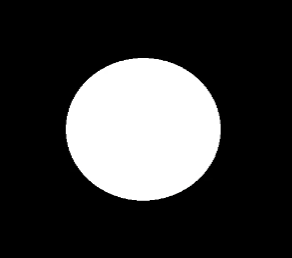
#> input picture opencv代码配套图像/5.png, 292 x 258 px, found by its file name
$ python 'Sobel算子(计算梯度).py'   (older library calls are emulated)
#> lines starting #> are read from the running program, lines starting #| are printed output that depends on the picture; after the words box and inside, x2 and y2 are one past the last pixel; in counts of white or black regions, pixels touching at a corner belong together
import numpy as np
import cv2
import matplotlib.pyplot as plt

def cv_show(name , img):
    cv2.imshow(name , img)
    cv2.waitKey(0)
    cv2.destroyAllWindows()

# 其中sobel算子中重要的就是两个量Gx和Gy，这两个量的计算公式如图片所示
# Gx是相当于水平的梯度，Gy是相当于垂直的梯度，Gx是看当前像素点的左右两个点的差值，Gy是看当前像素点的上下两个点的差值
# img = cv2.imread('example1.png' , cv2.IMREAD_UNCHANGED) # 读取原图
img2 = cv2.imread('5.png' , cv2.IMREAD_GRAYSCALE) # 读取灰度图像
#> img2: shape (258, 292); min 0, max 255, mean 58.7
# cv_show('Principle' , img)

# ******************************************计算sobel算子****************************************************#
# sobel算子计算梯度函数(dst = cv2.Sobel(src , ddepth , dx , dy , ksize = x))
# 其中ddepth表示图像的深度，dx和dy表示求导的阶数，ksize表示卷积核的大小
sobelx = cv2.Sobel(img2 , cv2.CV_64F , 1 , 0 , ksize = 3) # x方向的梯度(这里的64F表示64位浮点数，可以取负值，因为差值可能为负值)
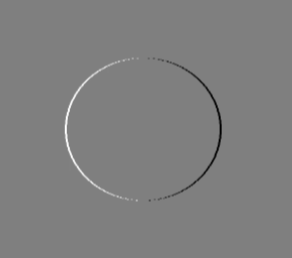
#> sobelx: shape (258, 292) float64; min -1020, max 1020, mean 0; drawn with min black and max white
sobely = cv2.Sobel(img2 , cv2.CV_64F , 0 , 1 , ksize = 3) # y方向的梯度

# 但是如果取负值的话当右边减左边的时候右边的边界就无法体现，上下也是一样的，所以我们要取绝对值
sobelx2 = cv2.convertScaleAbs(sobelx) # x方向的梯度(取绝对值)
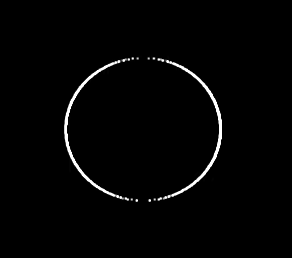
#> sobelx2: shape (258, 292); min 0, max 255, mean 4.1
sobely2 = cv2.convertScaleAbs(sobely) # y方向的梯度(取绝对值)

cv2.imshow('original picture' , img2)

changed = np.hstack((sobelx , sobely , sobelx2 , sobely2)) # 将原图像，腐蚀操作后的图像，膨胀操作后的图像横向拼接起来
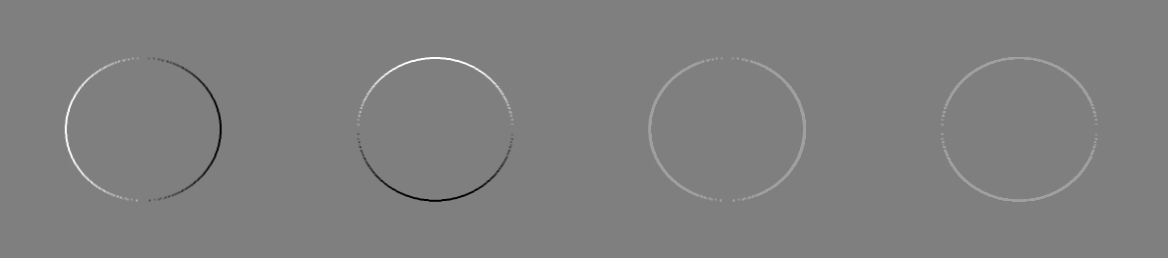
#> changed: shape (258, 1168) float64; min -1020, max 1020, mean 2; drawn with min black and max white
cv2.imshow("Changed picture" , changed)
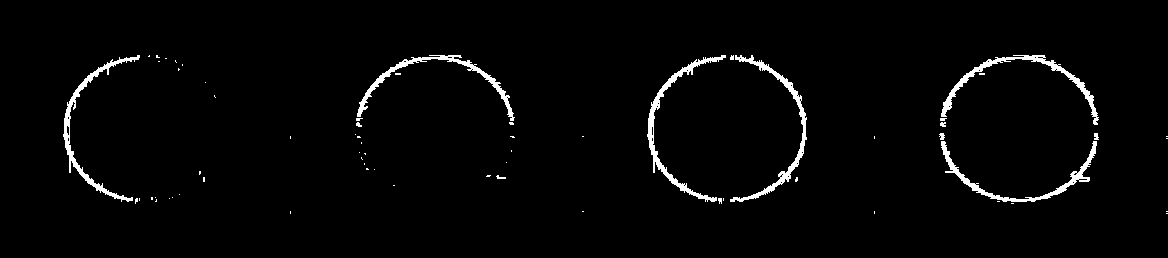
#> window 'Changed picture': shape (258, 1168); 2.3% white; 65 white regions (54 under 20 px), largest, box (x1, y1, x2, y2) and area: (647, 55, 726, 202) 1187, (941, 55, 1099, 125) 1139, (730, 55, 807, 202) 1117

sobelxy = cv2.addWeighted(sobelx2 , 0.5 , sobely2 , 0.5 , 0) # 将x方向和y方向的梯度加起来
cv2.imshow('Final picture' , sobelxy)

cv2.waitKey(0)
cv2.destroyAllWindows()

$ run again, with opencv代码配套图像/10.png copied over opencv代码配套图像/5.png
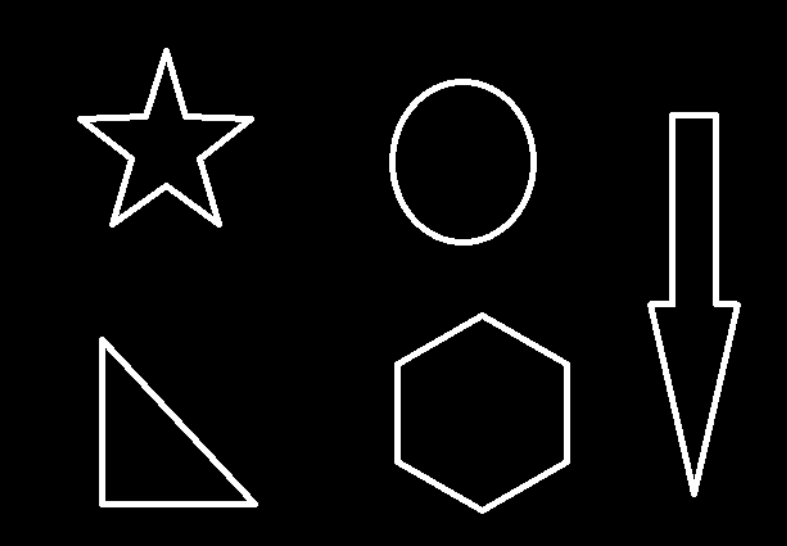
#> input picture opencv代码配套图像/10.png, 787 x 546 px, found by its file name
#> img2 is the input picture: shape (546, 787); min 0, max 255, mean 11.8
#> `cv2.imshow("Changed picture" , changed)`:
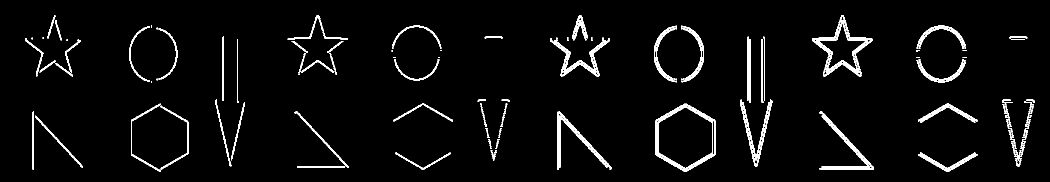
#> window 'Changed picture': shape (546, 3148) (shown at 1/3 size); 3.4% white; 443 white regions (328 under 20 px), largest, box (x1, y1, x2, y2) and area: (1967, 311, 2146, 515) 4644, (1671, 335, 1834, 509) 3203, (2458, 335, 2621, 504) 2611
#> `sobelxy = cv2.addWeighted(sobelx2 , 0.5 , sobely2 , 0.5 , 0)`:
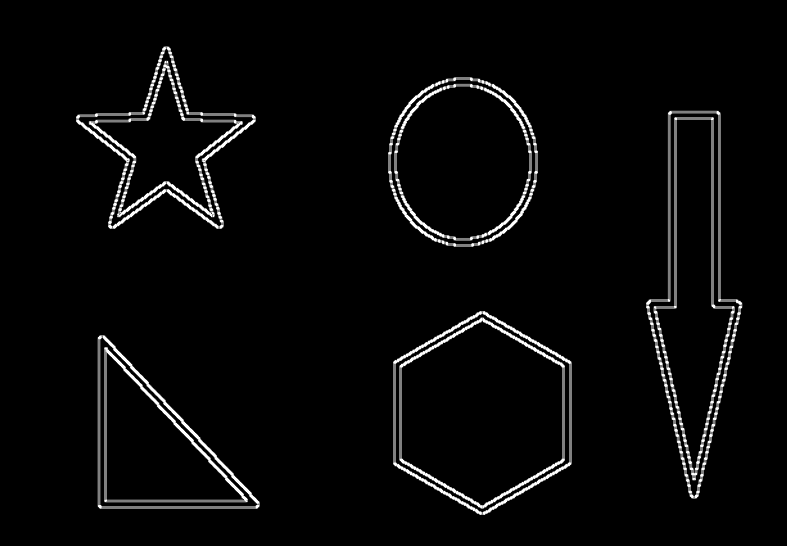
#> sobelxy: shape (546, 787); min 0, max 255, mean 8.4

$ run again, with opencv代码配套图像/11.png copied over opencv代码配套图像/5.png
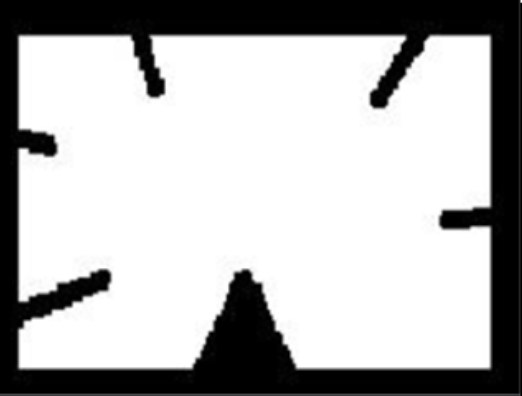
#> input picture opencv代码配套图像/11.png, 522 x 396 px, found by its file name
#> `cv2.imshow("Changed picture" , changed)`:
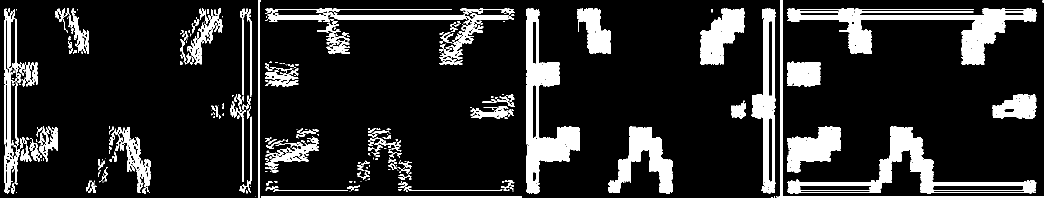
#> window 'Changed picture': shape (396, 2088) (shown at 1/2 size); 14.4% white; 360 white regions (191 under 20 px), largest, box (x1, y1, x2, y2) and area: (1575, 16, 2073, 130) 14515, (1052, 16, 1160, 388) 13222, (1575, 253, 2073, 388) 11686
#> `sobelxy = cv2.addWeighted(sobelx2 , 0.5 , sobely2 , 0.5 , 0)`:
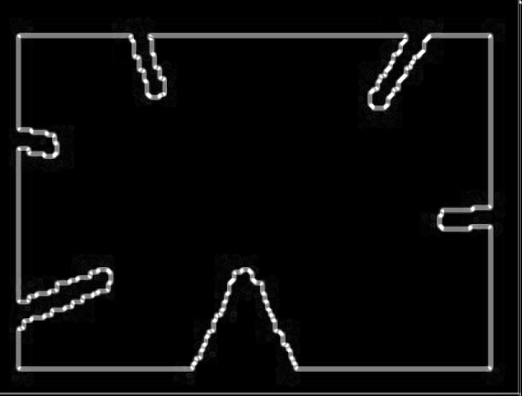
#> sobelxy: shape (396, 522); min 0, max 255, mean 11

$ run again, with opencv代码配套图像/3.png copied over opencv代码配套图像/5.png
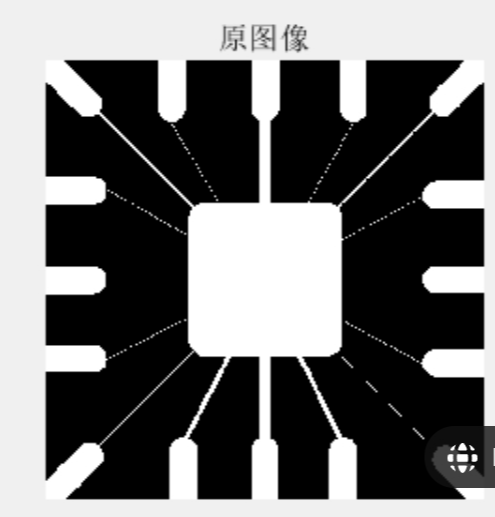
#> input picture opencv代码配套图像/3.png, 495 x 517 px, found by its file name
#> img2 is the input picture: shape (517, 495); min 0, max 255, mean 111.4
#> `cv2.imshow("Changed picture" , changed)`:
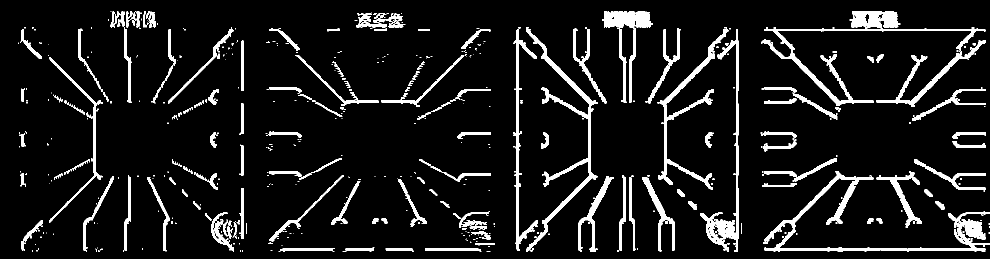
#> window 'Changed picture': shape (517, 1980) (shown at 1/2 size); 8.6% white; 748 white regions (569 under 20 px), largest, box (x1, y1, x2, y2) and area: (1052, 54, 1196, 504) 5607, (1528, 22, 1971, 101) 5024, (1528, 425, 1980, 504) 4384
#> `sobelxy = cv2.addWeighted(sobelx2 , 0.5 , sobely2 , 0.5 , 0)`:
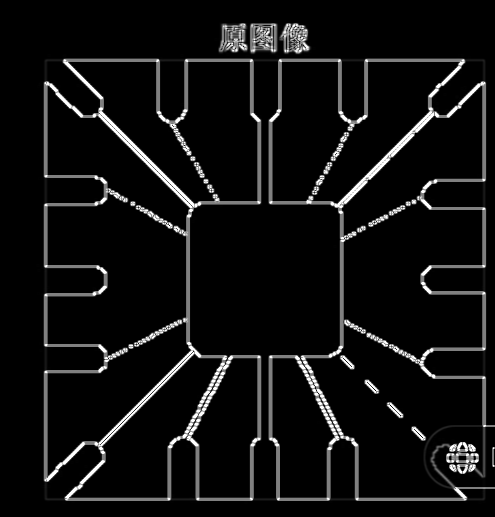
#> sobelxy: shape (517, 495); min 0, max 255, mean 16.2
